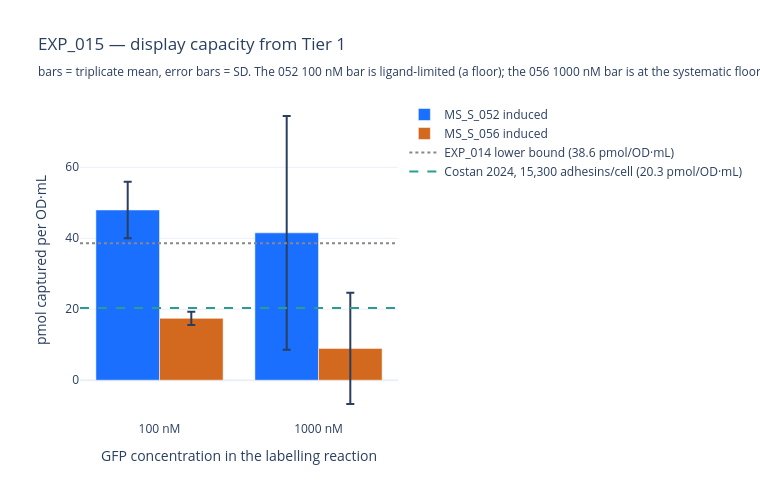

The notebook cell saved with this chart:
### Code cell
fig = go.Figure()
for strain in ['052', '056']:
    sub = out[out.strain == strain].sort_values('conc_nM')
    fig.add_trace(go.Bar(
        x=[f'{int(c)} nM' for c in sub.conc_nM], y=sub.pmol_per_OD_mL,
        error_y=dict(type='data', array=sub['sd'], visible=True),
        name=f'MS_S_{strain} induced', marker_color=COL[strain]))
fig.add_hline(y=L.EXP014['capacity_pmol_per_OD_mL_lower_bound'],
              line=dict(color='#888', dash='dot'))
fig.add_trace(go.Scatter(x=[None], y=[None], mode='lines',
                         line=dict(color='#888', dash='dot'),
                         name=f'EXP_014 lower bound '
                              f'({L.EXP014["capacity_pmol_per_OD_mL_lower_bound"]} '
                              'pmol/OD·mL)'))
fig.add_hline(y=L.EXP014['sites_per_cell_lower_bound'] * 0 + 15300 * 8e8 /
              6.022e23 * 1e12, line=dict(color='#2a9d8f', dash='dash'))
fig.add_trace(go.Scatter(x=[None], y=[None], mode='lines',
                         line=dict(color='#2a9d8f', dash='dash'),
                         name='Costan 2024, 15,300 adhesins/cell (20.3 pmol/OD·mL)'))
fig.update_layout(
    width=760, height=500,
    title='EXP_015 — display capacity from Tier 1<br>'
          '<sub>bars = triplicate mean, error bars = SD. The 052 100 nM bar is '
          'ligand-limited (a floor); the 056 1000 nM bar is at the systematic '
          'floor (noise). Dotted = EXP_014 lower bound, dashed = Costan 2024</sub>',
    xaxis_title='GFP concentration in the labelling reaction',
    yaxis_title='pmol captured per OD·mL')
fig.write_html(DATA / 'EXP_015_tier1.html')
fig.show()

### Figure 1 — Plotly figure (JSON) as saved in the notebook; plotly's stock layout.template omitted (floating-point values rounded to 4 significant figures)
{"data": [{"error_y": {"array": [7.97, 32.93], "type": "data", "visible": true}, "marker": {"color": "#1a6fff"}, "name": "MS_S_052 induced", "type": "bar", "x": ["100 nM", "1000 nM"], "y": [47.97, 41.52]}, {"error_y": {"array": [1.869, 15.67], "type": "data", "visible": true}, "marker": {"color": "#d2691e"}, "name": "MS_S_056 induced", "type": "bar", "x": ["100 nM", "1000 nM"], "y": [17.43, 8.963]}, {"line": {"color": "#888", "dash": "dot"}, "mode": "lines", "name": "EXP_014 lower bound (38.6 pmol/OD·mL)", "type": "scatter", "x": [null], "y": [null]}, {"line": {"color": "#2a9d8f", "dash": "dash"}, "mode": "lines", "name": "Costan 2024, 15,300 adhesins/cell (20.3 pmol/OD·mL)", "type": "scatter", "x": [null], "y": [null]}], "layout": {"height": 500, "shapes": [{"line": {"color": "#888", "dash": "dot"}, "type": "line", "x0": 0, "x1": 1, "xref": "x domain", "y0": 38.6, "y1": 38.6, "yref": "y"}, {"line": {"color": "#2a9d8f", "dash": "dash"}, "type": "line", "x0": 0, "x1": 1, "xref": "x domain", "y0": 20.33, "y1": 20.33, "yref": "y"}], "title": {"text": "EXP_015 — display capacity from Tier 1<br><sub>bars = triplicate mean, error bars = SD. The 052 100 nM bar is ligand-limited (a floor); the 056 1000 nM bar is at the systematic floor (noise). Dotted = EXP_014 lower bound, dashed = Costan 2024</sub>"}, "width": 760, "xaxis": {"title": {"text": "GFP concentration in the labelling reaction"}}, "yaxis": {"title": {"text": "pmol captured per OD·mL"}}}}
